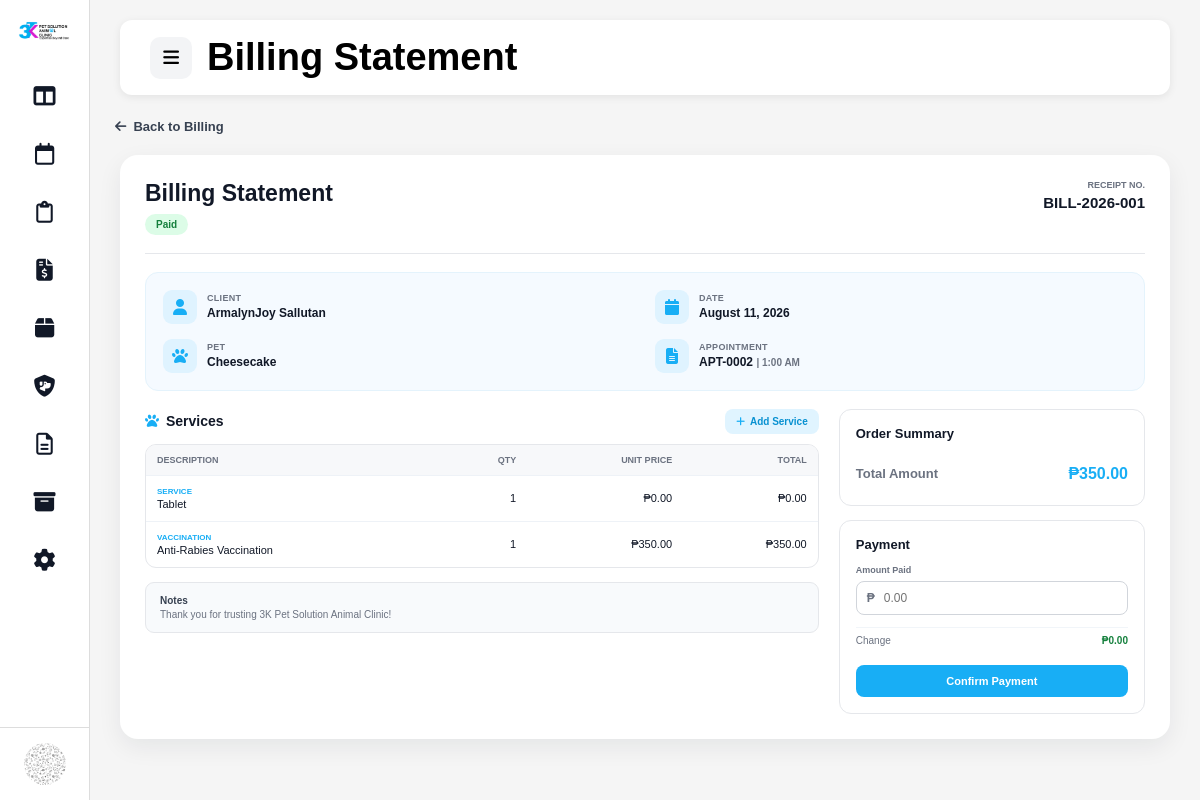
The page /admin/billing_statement.php?billing_id=1 (signed in) on the database its author committed.
### tables this page shows
CREATE TABLE `billing` (
  `billing_id` int(11) NOT NULL,
  `appointment_id` int(11) NOT NULL,
  `customer_id` int(11) NOT NULL,
  `pet_id` int(11) NOT NULL,
  `pet_weight` decimal(10,2) DEFAULT NULL,
  `total_amount` decimal(10,2) NOT NULL DEFAULT 0.00,
  `payment_status` varchar(30) NOT NULL DEFAULT 'Pending',
  `billing_status` varchar(30) NOT NULL DEFAULT 'Unpaid',
  `created_at` timestamp NOT NULL DEFAULT current_timestamp(),
  `updated_at` timestamp NULL DEFAULT NULL ON UPDATE current_timestamp()
);

CREATE TABLE `customers` (
  `customer_id` int(11) NOT NULL,
  `owner_name` varchar(100) NOT NULL,
  `contact_number` varchar(20) NOT NULL,
  `email` varchar(100) DEFAULT NULL,
  `address` text DEFAULT NULL,
  `record_status` varchar(20) NOT NULL DEFAULT 'Active',
  `created_at` timestamp NOT NULL DEFAULT current_timestamp(),
  `updated_at` timestamp NULL DEFAULT NULL ON UPDATE current_timestamp(),
  `archived_at` datetime DEFAULT NULL,
  `archive_reason` varchar(255) DEFAULT NULL
);

CREATE TABLE `pets` (
  `pet_id` int(11) NOT NULL,
  `customer_id` int(11) NOT NULL,
  `pet_name` varchar(100) NOT NULL,
  `species` varchar(30) NOT NULL,
  `breed` varchar(100) DEFAULT NULL,
  `color` varchar(50) DEFAULT NULL,
  `gender` varchar(20) DEFAULT NULL,
  `weight` decimal(5,2) DEFAULT NULL,
  `estimated_age` varchar(50) DEFAULT NULL,
  `created_at` timestamp NOT NULL DEFAULT current_timestamp(),
  `updated_at` timestamp NULL DEFAULT NULL ON UPDATE current_timestamp()
);

CREATE TABLE `appointments` (
  `appointment_id` int(11) NOT NULL,
  `customer_id` int(11) NOT NULL,
  `pet_id` int(11) NOT NULL,
  `service_category` varchar(100) NOT NULL,
  `service` varchar(100) NOT NULL,
  `appointment_date` date NOT NULL,
  `appointment_time` time NOT NULL,
  `appointment_type` varchar(50) DEFAULT NULL,
  `reason` text DEFAULT NULL,
  `cancellation_reason` text DEFAULT NULL,
  `status` varchar(50) DEFAULT 'Pending',
  `appointment_source` varchar(20) NOT NULL DEFAULT 'Walk-in',
  `billing_created` tinyint(1) DEFAULT 0,
  `is_archived` tinyint(1) DEFAULT 0,
  `cancel_reason` text DEFAULT NULL,
  `created_at` timestamp NOT NULL DEFAULT current_timestamp(),
  `updated_at` timestamp NULL DEFAULT NULL ON UPDATE current_timestamp()
);

CREATE TABLE `billing_items` (
  `billing_item_id` int(11) NOT NULL,
  `billing_id` int(11) NOT NULL,
  `item_type` varchar(30) NOT NULL DEFAULT 'Service',
  `item_name` varchar(150) NOT NULL,
  `quantity` decimal(10,2) NOT NULL DEFAULT 1.00,
  `unit` varchar(30) DEFAULT NULL,
  `unit_price` decimal(10,2) NOT NULL DEFAULT 0.00,
  `amount` decimal(10,2) NOT NULL DEFAULT 0.00,
  `created_at` timestamp NOT NULL DEFAULT current_timestamp()
);

### admin/billing_statement.php (the view, shortened to what the rows shown need)
<?php
require_once "../config/database.php";
$billingId = isset($_GET["billing_id"])
    ? (int) $_GET["billing_id"]
    : 0;
$sql = "
    SELECT
        b.billing_id,
        b.appointment_id,
        b.total_amount,
        b.payment_status,
        b.billing_status,
        b.created_at,
        c.owner_name,
        p.pet_name,
        a.appointment_date,
        a.appointment_time
    FROM billing b
    INNER JOIN customers c
        ON b.customer_id = c.customer_id
    INNER JOIN pets p
        ON b.pet_id = p.pet_id
    INNER JOIN appointments a
        ON b.appointment_id = a.appointment_id
    WHERE b.billing_id = ?
    LIMIT 1
";
$stmt = mysqli_prepare($conn, $sql);
mysqli_stmt_bind_param(
    $stmt,
    "i",
    $billingId
);
mysqli_stmt_execute($stmt);
$result = mysqli_stmt_get_result($stmt);
$billing = mysqli_fetch_assoc($result);
$items = [];
$itemSql = "
    SELECT
        billing_item_id,
        item_type,
        item_name,
        quantity,
        unit,
        unit_price,
        amount
    FROM billing_items
    WHERE billing_id = ?
    ORDER BY billing_item_id ASC
";
$itemStmt = mysqli_prepare(
    $conn,
    $itemSql
);
if ($itemStmt) {
    mysqli_stmt_bind_param(
        $itemStmt,
        "i",
        $billingId
    );
    mysqli_stmt_execute($itemStmt);
    $itemResult =
        mysqli_stmt_get_result($itemStmt);
    while (
        $item = mysqli_fetch_assoc($itemResult)
    ) {
        $items[] = $item;
    }
}
$billingNumber =
    "BILL-" .
    date(
        "Y",
        strtotime(
            $billing["created_at"]
        )
    ) .
    "-" .
    str_pad(
        $billing["billing_id"],
        3,
        "0",
        STR_PAD_LEFT
    );
$appointmentReference =
    "APT-" .
    str_pad(
        $billing["appointment_id"],
        4,
        "0",
        STR_PAD_LEFT
    );
$formattedDate =
    date(
        "F d, Y",
        strtotime(
            $billing["appointment_date"]
        )
    );
$formattedTime =
    date(
        "g:i A",
        strtotime(
            $billing["appointment_time"]
        )
    );
?>
<!DOCTYPE html>
<html lang="en">
<head>
    <link
        rel="stylesheet"
        href="../assets/css/layout.css"
    >
    <link
        rel="stylesheet"
        href="../assets/css/appointments.css"
    >
    <link
        rel="stylesheet"
        href="../assets/css/billing_statement.css"
    >
    <link
        rel="stylesheet"
        href="https://cdnjs.cloudflare.com/ajax/libs/font-awesome/6.5.0/css/all.min.css"
    >
</head>
<body>
<div class="container">
    <main
        class="content"
        id="mainContent"
    >
        <?php
        include "partials/topbar.php";
        ?>
        <div
            class="billing-statement-page"
        >
            <div
                class="statement-card"
            >
                <div
                    class="statement-header"
                >
                    <div>
                        <h2>
                            Billing Statement
                        </h2>
                        <span
                            class="statement-status <?= strtolower(
                                $billing["billing_status"]
                            ) ?>"
                        >
                            <?= htmlspecialchars(
                                $billing[
                                    "billing_status"
                                ]
                            ) ?>
                        </span>
                    </div>
                    <div
                        class="receipt-number"
                    >
                        <span>
                            RECEIPT NO.
                        </span>
                        <strong>
                            <?= htmlspecialchars(
                                $billingNumber
                            ) ?>
                        </strong>
                    </div>
                </div>
                <div
                    class="client-info-card"
                >
                    <div
                        class="client-info-column"
                    >
                        <div
                            class="info-item"
                        >
                            <div>
                                <span>
                                    CLIENT
                                </span>
                                <strong>
                                    <?= htmlspecialchars(
                                        $billing[
                                            "owner_name"
                                        ]
                                    ) ?>
                                </strong>
                            </div>
                        </div>
                        <div
                            class="info-item"
                        >
                            <div>
                                <span>
                                    PET
                                </span>
                                <strong>
                                    <?= htmlspecialchars(
                                        $billing[
                                            "pet_name"
                                        ]
                                    ) ?>
                                </strong>
                            </div>
                        </div>
                    </div>
                    <div
                        class="client-info-column"
                    >
                        <div
                            class="info-item"
                        >
                            <div>
                                <span>
                                    DATE
                                </span>
                                <strong>
                                    <?= htmlspecialchars(
                                        $formattedDate
                                    ) ?>
                                </strong>
                            </div>
                        </div>
                        <div
                            class="info-item"
                        >
                            <div>
                                <span>
                                    APPOINTMENT
                                </span>
                                <strong>
                                    <?= htmlspecialchars(
                                        $appointmentReference
                                    ) ?>
                                    <small>
                                        |
                                        <?= htmlspecialchars(
                                            $formattedTime
                                        ) ?>
                                    </small>
                                </strong>
                            </div>
                        </div>
                    </div>
                </div>
                <div
                    class="billing-statement-grid"
                >
                    <div
                        class="statement-left"
                    >
                        <div
                            class="service-table-wrapper"
                        >
                            <table
                                class="statement-table"
                            >
                                <thead>
                                    <tr>
                                        <th>
                                            DESCRIPTION
                                        </th>
                                        <th>
                                            QTY
                                        </th>
                                        <th>
                                            UNIT PRICE
                                        </th>
                                        <th>
                                            TOTAL
                                        </th>
                                    </tr>
                                </thead>
                                <tbody
                                    id="billingItemsBody"
                                >
                                    <?php if (
                                        empty($items)
                                    ): ?>
                                        <tr>
                                            <td
                                                colspan="4"
                                                class="no-items"
                                            >
                                                No services added.
                                            </td>
                                        </tr>
                                    <?php else: ?>
                                        <?php foreach (
                                            $items as $item
                                        ): ?>
                                            <tr>
                                                <td>
                                                    <span
                                                        class="item-type"
                                                    >
                                                        <?= htmlspecialchars(
                                                            $item[
                                                                "item_type"
                                                            ]
                                                        ) ?>
                                                    </span>
                                                    <?= htmlspecialchars(
                                                        $item[
                                                            "item_name"
                                                        ]
                                                    ) ?>
                                                </td>
                                                <td>
                                                    <?= number_format(
                                                        (float)
                                                        $item[
                                                            "quantity"
                                                        ],
                                                        0
                                                    ) ?>
                                                </td>
                                                <td>
                                                    ₱<?= number_format(
                                                        (float)
                                                        $item[
                                                            "unit_price"
                                                        ],
                                                        2
                                                    ) ?>
                                                </td>
                                                <td>
                                                    ₱<?= number_format(
                                                        (float)
                                                        $item[
                                                            "amount"
                                                        ],
                                                        2
                                                    ) ?>
                                                </td>
                                            </tr>
                                        <?php endforeach; ?>
                                    <?php endif; ?>
                                </tbody>
                            </table>
                        </div>
                    </div>
                    <div
                        class="statement-right"
                    >
                        <div
                            class="summary-card"
                        >
                            <div
                                class="summary-row total"
                            >
                                <span>
                                    Total Amount
                                </span>
                                <strong
                                    id="grandTotal"
                                >
                                    ₱<?= number_format(
                                        (float)
                                        $billing[
                                            "total_amount"
                                        ],
                                        2
                                    ) ?>
                                </strong>
                            </div>
                        </div>
                    </div>
                </div>
            </div>
        </div>
    </main>
</div>
</body>
</html>

### rows shown on the page
billing: billing_status "Paid", billingNumber "BILL-2026-001", customer.owner_name "ArmalynJoy Sallutan", pet.pet_name "Cheesecake", appointment.appointment_date "August 11, 2026", appointment "APT-0002", appointment.appointment_time "1:00 AM", total_amount "350.00"
billing_items: item_type "SERVICE", item_name "Tablet", quantity "1", unit_price "0.00", amount "0.00"
billing_items: item_type "VACCINATION", item_name "Anti-Rabies Vaccination", quantity "1", unit_price "350.00", amount "350.00"

### other values the page prints
$pageTitle "Billing Statement"
